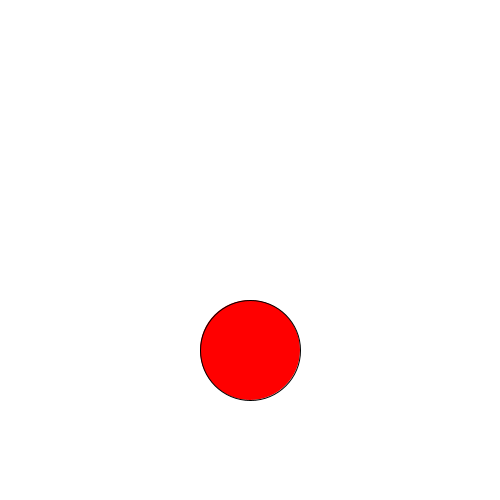
Frame 1 (no input)
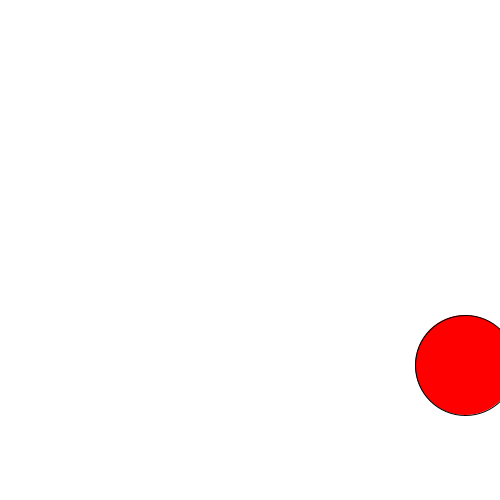
Frame 60 (the mouse pressed at the canvas centre just before this capture)
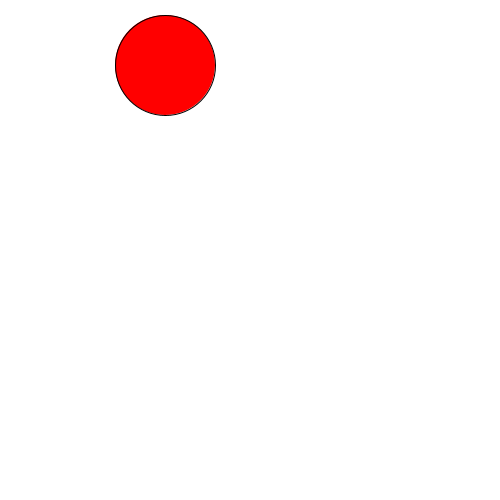
Frame 120 (the mouse held since frame 60 and released just before this capture)

The Processing sketch that drew these frames (run headless with seeded random() and noise(); from frame 60 on, the mouse is pressed at the canvas centre):

// Processing sketch: lecture_2
// ── lecture_2.pde
int xPosition;
int yPosition;
int xSpeed;
int ySpeed;

void setup() {
  size(500,500);

  xPosition = width/2;
  yPosition = height/2 + 100;
  xSpeed = 5;
  ySpeed = 5;
}

void draw() {
  background(255);
  fill(255,0,0);
  ellipse(xPosition,yPosition,100,100);

  // redundant, use || operator to combine two statements
  // if (xPosition < 0) {
  //   xSpeed *= -1;
  // }

  if (xPosition > width || xPosition <= 0) {
    xSpeed *= -1;
    // println("x position is: " + xPosition);
    // println("x speed is: " + xSpeed);
  }

  if (yPosition > height || yPosition <= 0) {
    ySpeed *= -1;
    // println("y position is: " + yPosition);
    // println("y speed is: " + ySpeed);
  }

  yPosition += ySpeed;
  xPosition += xSpeed;

}
